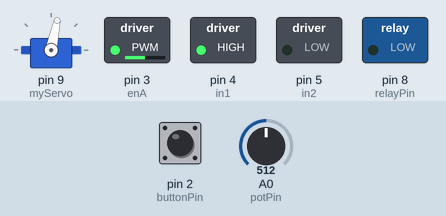
Recording of a sketch running on a simulated Arduino Uno, built with avr-gcc and run on an emulated ATmega328P. Parts: servo, switched loads named in the sketch (green lamp = pin HIGH). The test bench sets the inputs (shaded band); at power-on: A0 (potPin) = 512, pin 2 (buttonPin) LOW.

Above: at 1.2 s.
1.3 s: A0 (potPin) set to 716
At 1.67 s:
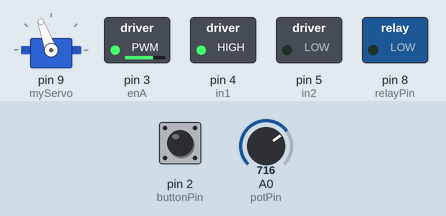
4.3 s: pin 2 (buttonPin) pulled HIGH for 0.15 s
At 4.53 s:
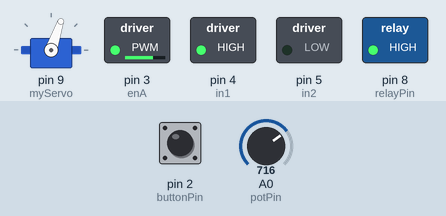
7.3 s: A0 (potPin) set to 900
At 7.6 s:
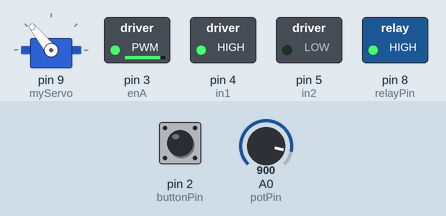
10.3 s: pin 2 (buttonPin) pulled HIGH for 1 s
At 11.1 s:
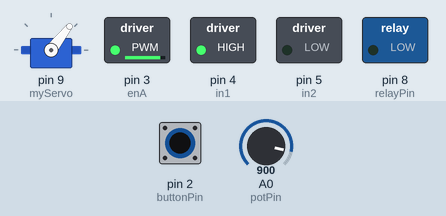
13.3 s: pin 2 (buttonPin) pulled HIGH for 0.15 s
At 13.53 s:
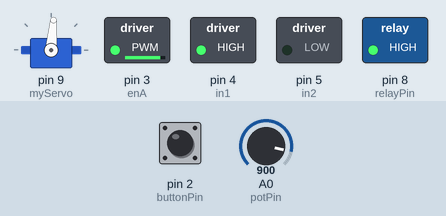
16.4 s: A0 (potPin) set to 511
At 16.6 s:
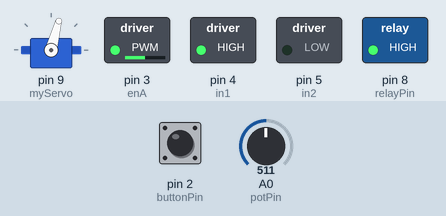
Timing chart, 0 to 22.2 s (numbered marks = the images above; inputs shaded):
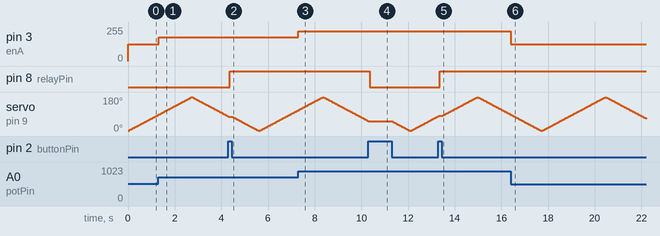

The sketch:

NGUYEN_LAB5.ino
```cpp
 #include <Servo.h>
    Servo myServo;
    const int potPin = A0;
    const int enA = 3;
    const int in1 = 4;
    const int in2 = 5;
    const int relayPin = 8;
    const int buttonPin = 2;
    bool relayState = false;
    void setup() {
      myServo.attach(9);
      pinMode(enA, OUTPUT);
      pinMode(in1, OUTPUT);
      pinMode(in2, OUTPUT);
      pinMode(relayPin, OUTPUT);
      pinMode(buttonPin, INPUT);
      digitalWrite(in1, HIGH);
      digitalWrite(in2, LOW);
    }
    void loop() {
      // Servo sweep
      static int servoPosition = 0;
      static bool servoDirection = true;
      if (servoDirection) {
        servoPosition++;
        if (servoPosition >= 180) servoDirection = false;
      } else {
        servoPosition--;
        if (servoPosition <= 0) servoDirection = true;
      }
      myServo.write(servoPosition);
      // DC motor speed control
      int potValue = analogRead(potPin);
      int motorSpeed = map(potValue, 0, 1023, 0, 255);
      analogWrite(enA, motorSpeed);
      // Relay toggle
      if (digitalRead(buttonPin) == HIGH) {
        delay(50); // debouncing
        if (digitalRead(buttonPin) == HIGH) {
          relayState = !relayState;
          digitalWrite(relayPin, relayState);
          while (digitalRead(buttonPin) == HIGH);
        }
      }
      delay(15);
    }

/*
TASK 1
    #include <Servo.h>
    Servo myServo;
    void setup() {
      myServo.attach(9);
    }
    void loop() {
      for (int i = 0; i <= 180; i++) {
        myServo.write(i);
        delay(15);
      }
      for (int i = 180; i >= 0; i--) {
        myServo.write(i);
        delay(15);
      }
    }

TASK 2
    #include <Servo.h>
    Servo myServo;
    const int potPin = A0;
    void setup() {
      myServo.attach(9);
    }
    void loop() {
      int potValue = analogRead(potPin);
      int servoPosition = map(potValue, 0, 1023, 0, 180);
      myServo.write(servoPosition);
      delay(15);
    }

TASK 3
    const int enA = 3;
    const int in1 = 4;
    const int in2 = 5;
    void setup() {
      pinMode(enA, OUTPUT);
      pinMode(in1, OUTPUT);
      pinMode(in2, OUTPUT);
      digitalWrite(in1, HIGH);
      digitalWrite(in2, LOW);
    }
    void loop() {
      analogWrite(enA, 255);
    }

TASK 4
    const int enA = 3;
    const int in1 = 4;
    const int in2 = 5;
    const int potPin = A0;
    void setup() {
      pinMode(enA, OUTPUT);
      pinMode(in1, OUTPUT);
      pinMode(in2, OUTPUT);
      digitalWrite(in1, HIGH);
      digitalWrite(in2, LOW);
    }
    void loop() {
      int potValue = analogRead(potPin);
      int motorSpeed = map(potValue, 0, 1023, 0, 255);
      analogWrite(enA, motorSpeed);
    }

TASK 5
    const int enA = 3;
    const int in1 = 4;
    const int in2 = 5;
    const int buttonPin = 2;
    void setup() {
      pinMode(enA, OUTPUT);
      pinMode(in1, OUTPUT);
      pinMode(in2, OUTPUT);
      pinMode(buttonPin, INPUT);
    }
    void loop() {
      if (digitalRead(buttonPin) == HIGH) {
        digitalWrite(in1, HIGH);
        digitalWrite(in2, LOW);
      } else {
        digitalWrite(in1, LOW);
        digitalWrite(in2, HIGH);
      }
      analogWrite(enA, 255);
    }

TASK 6
    const int relayPin = 8;
    void setup() {
      pinMode(relayPin, OUTPUT);
    }
    void loop() {
      digitalWrite(relayPin, HIGH);
      delay(2000);
      digitalWrite(relayPin, LOW);
      delay(2000);
    }

TASK 7
    const int relayPin = 8;
    const int buttonPin = 2;
    bool relayState = false;
    void setup() {
      pinMode(relayPin, OUTPUT);
      pinMode(buttonPin, INPUT);
    }
    void loop() {
      if (digitalRead(buttonPin) == HIGH) {
        delay(50); // debouncing
        if (digitalRead(buttonPin) == HIGH) {
          relayState = !relayState;
          digitalWrite(relayPin, relayState);
          while (digitalRead(buttonPin) == HIGH);
        }
      }
    }

TASK 8
    #include <Servo.h>
    Servo myServo;
    const int potPin = A0;
    const int enA = 3;
    const int in1 = 4;
    const int in2 = 5;
    const int relayPin = 8;
    const int buttonPin = 2;
    bool relayState = false;
    void setup() {
      myServo.attach(9);
      pinMode(enA, OUTPUT);
      pinMode(in1, OUTPUT);
      pinMode(in2, OUTPUT);
      pinMode(relayPin, OUTPUT);
      pinMode(buttonPin, INPUT);
      digitalWrite(in1, HIGH);
      digitalWrite(in2, LOW);
    }
    void loop() {
      // Servo sweep
      static int servoPosition = 0;
      static bool servoDirection = true;
      if (servoDirection) {
        servoPosition++;
        if (servoPosition >= 180) servoDirection = false;
      } else {
        servoPosition--;
        if (servoPosition <= 0) servoDirection = true;
      }
      myServo.write(servoPosition);
      // DC motor speed control
      int potValue = analogRead(potPin);
      int motorSpeed = map(potValue, 0, 1023, 0, 255);
      analogWrite(enA, motorSpeed);
      // Relay toggle
      if (digitalRead(buttonPin) == HIGH) {
        delay(50); // debouncing
        if (digitalRead(buttonPin) == HIGH) {
          relayState = !relayState;
          digitalWrite(relayPin, relayState);
          while (digitalRead(buttonPin) == HIGH);
        }
      }
      delay(15);
    }
*/
```

Measured:
- after the input at 1.3 s, pin 3 (enA): 127/255 → 178/255 at once
- after the input at 4.3 s, pin 8 (relayPin): LOW → HIGH after 0.06 s
- after the input at 7.3 s, pin 3 (enA): 178/255 → 224/255 at once
- after the input at 10.3 s, pin 8 (relayPin): HIGH → LOW after 0.05 s
- after the input at 13.3 s, pin 8 (relayPin): LOW → HIGH after 0.06 s
- after the input at 16.4 s, pin 3 (enA): 224/255 → 127/255 at once
